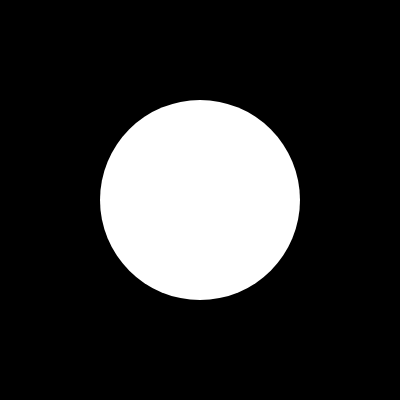
Frame 1 (no input)
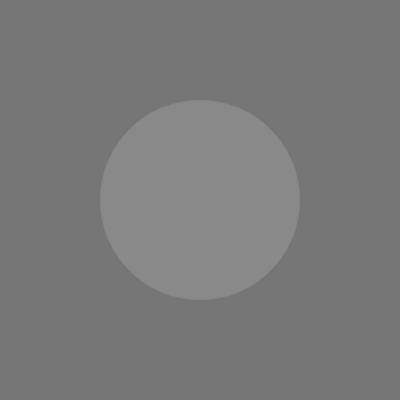
Frame 60 (no input)
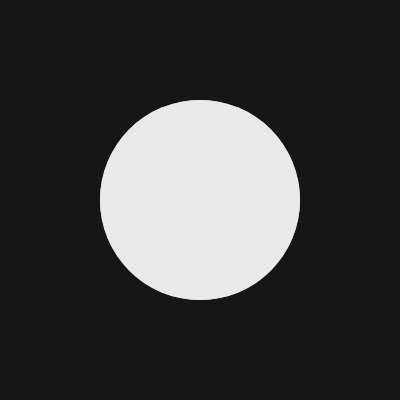
Frame 120 (the mouse pressed at the canvas centre since frame 60)

The p5.js sketch that drew these frames (run headless with seeded random() and noise() and a simulated clock; from frame 60 on, the mouse is pressed at the canvas centre):

// p5.js sketch
// ── sketch.js
/* Wk3 assignment 2 v1 */

// bg globals
let bg = 0;
let increment = 2;

//paint brush globals
let brushgray = 255;
let brushR, brushG, brushB, Abrush;
let diam = 200;
let frozenx = frozeny = 200;

function setup() {
  createCanvas(400, 400);
  frameRate(30);
}

function draw() {
  /*** backround changes ***/
  background(bg);
  if (bg > 128 || bg < 0) {
    increment = -increment;
    // invert increment if white or black
  }
  bg = bg + increment;
  console.log("bg = " + bg);
  /*****************************************/

  /*** element controlled by mouse ***/
  // mapping inverse bg value to circle
  // fill(brushR,brushG,brushB,brushA)
  fill(brushgray);
  noStroke();
  brushgray = brushgray - increment;
  console.log("brushgray =" + brushgray);
  if (brushgray > 255 || brushgray < 0) {
  }
  // challenge do same thing with map
  if (mouseIsPressed) {
    circle(mouseX, mouseY, diam);
    frozenx=mouseX; frozeny=mouseY;
  }
  circle(frozenx,frozeny, diam);
  /*****************************************/
}

/*** element different every time ***/
//you run the sketch
// use random
